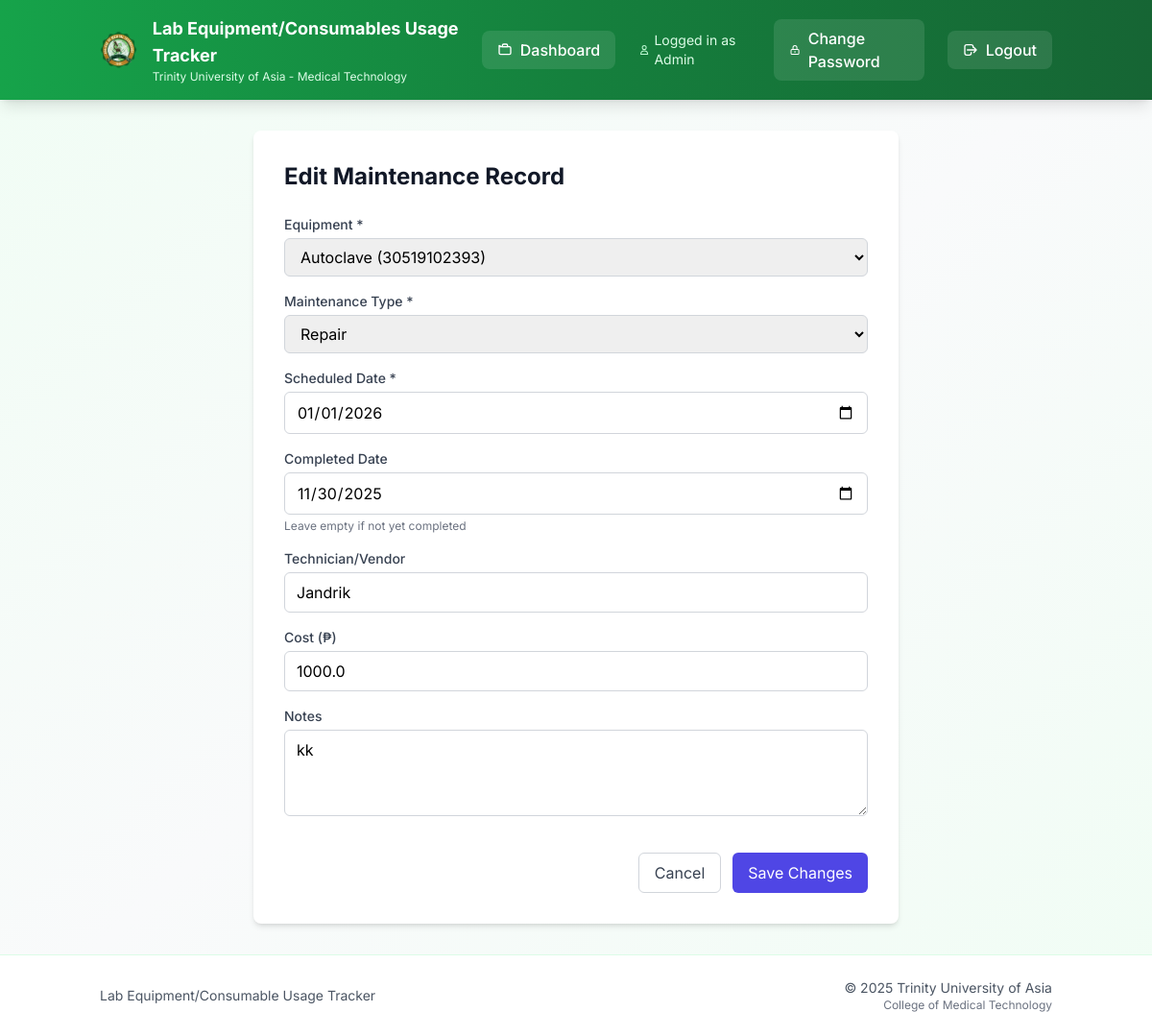
Before: /maintenance/edit/1 (signed in) with the older database file.
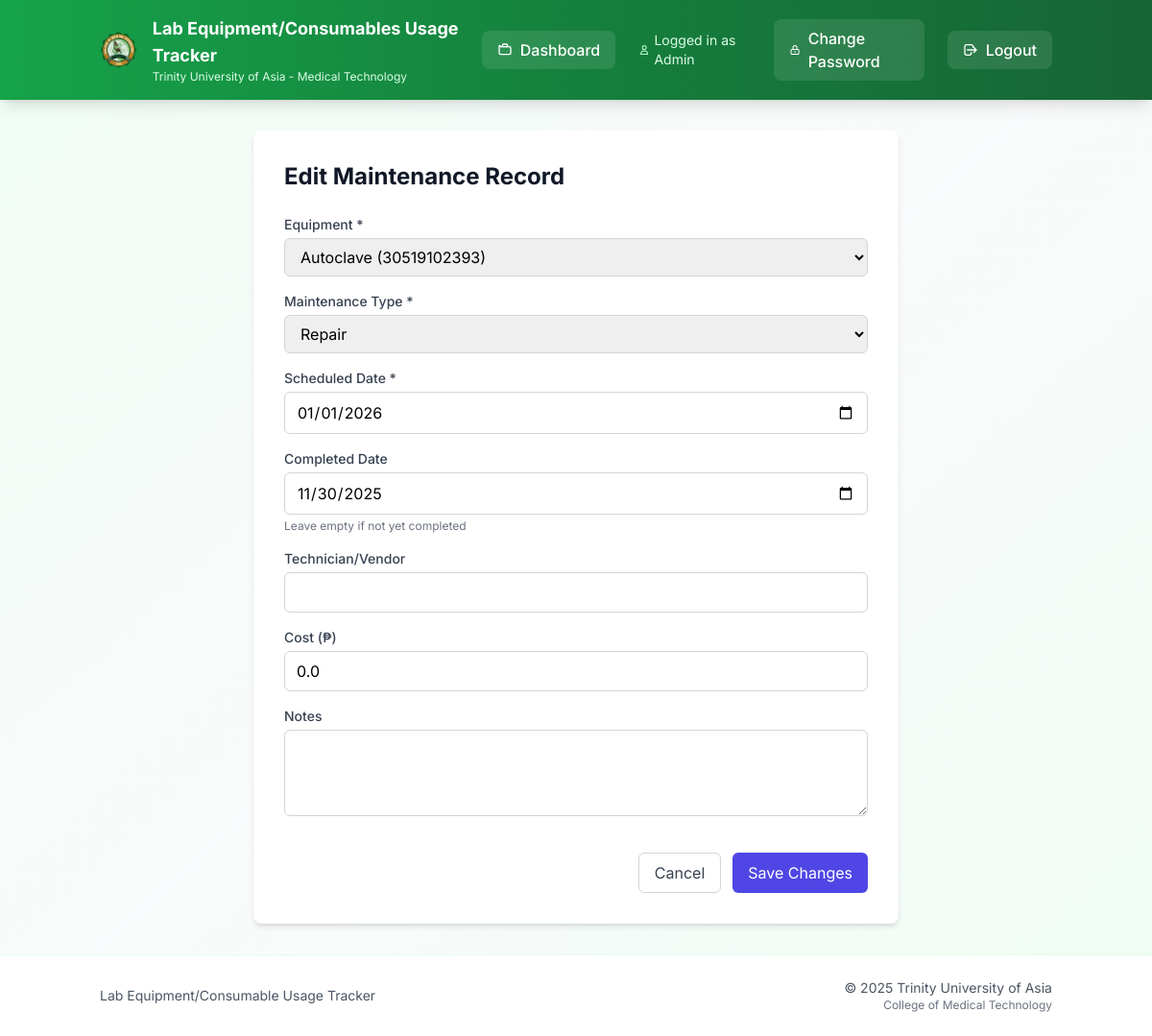
After: the same page with the newer database file.
### models.py (models this page shows)
class EquipmentMaintenance(db.Model):
    id = db.Column(db.Integer, primary_key=True)
    equipment_id = db.Column(db.Integer, db.ForeignKey('equipment.id'), nullable=False)
    maintenance_type = db.Column(db.String(50), nullable=False)  # 'calibration', 'repair', 'preventive', 'inspection'
    scheduled_date = db.Column(db.Date, nullable=False)
    completed_date = db.Column(db.Date, nullable=True)
    performed_by = db.Column(db.String(200), nullable=True)  # Technician/vendor name
    notes = db.Column(db.Text, nullable=True)
    cost = db.Column(db.Float, nullable=True, default=0.0)
    status = db.Column(db.String(20), nullable=False, default='scheduled')  # 'scheduled', 'completed', 'overdue'
    created_by = db.Column(db.Integer, db.ForeignKey('user.id'), nullable=False)
    created_at = db.Column(db.DateTime, default=db.func.current_timestamp())
    equipment = db.relationship('Equipment', backref='maintenance_records')
    creator = db.relationship('User', backref='maintenance_created')

class Equipment(db.Model):
    id = db.Column(db.Integer, primary_key=True)
    description = db.Column(db.String(200), nullable=False)
    qty = db.Column(db.Integer)
    date_purchased = db.Column(db.String(20))
    serial_number = db.Column(db.String(100))
    brand_name = db.Column(db.String(100))
    model = db.Column(db.String(100))
    remarks = db.Column(db.String(100))
    location = db.Column(db.String(200))
    barcode = db.Column(db.String(50), nullable=True)  # Barcode for quick scanning

### app.py (the view, shortened to what this page needs)
@app.route('/maintenance/edit/<int:id>', methods=['GET', 'POST'])
def edit_maintenance(id):
    if session.get('role') not in ['admin', 'tech']:
        return redirect(url_for('dashboard'))
    record = EquipmentMaintenance.query.get_or_404(id)
    equipment_list = Equipment.query.order_by(Equipment.description).all()
    return render_template('edit_maintenance.html', record=record, equipment=equipment_list)

### templates/edit_maintenance.html (shortened to what this page needs)
{% extends "base.html" %}
{% block content %}
<div class="max-w-2xl mx-auto">
  <div class="bg-white rounded-lg shadow-md p-8">
    <h1 class="text-2xl font-bold text-gray-900 mb-6">Edit Maintenance Record</h1>
    <form method="POST" action="{{ url_for('edit_maintenance', id=record.id) }}" class="space-y-4">
      <div>
        <label for="equipment_id" class="block text-sm font-medium text-gray-700 mb-1">Equipment *</label>
        <select name="equipment_id" id="equipment_id" required
                class="w-full px-3 py-2 border border-gray-300 rounded-md focus:ring-indigo-500 focus:border-indigo-500">
          {% for item in equipment %}
          <option value="{{ item.id }}" {% if item.id == record.equipment_id %}selected{% endif %}>
            {{ item.description }} ({{ item.serial_number }})
          </option>
          {% endfor %}
        </select>
      </div>
      <div>
        <label for="maintenance_type" class="block text-sm font-medium text-gray-700 mb-1">Maintenance Type *</label>
        <select name="maintenance_type" id="maintenance_type" required
                class="w-full px-3 py-2 border border-gray-300 rounded-md focus:ring-indigo-500 focus:border-indigo-500">
          <option value="repair" {% if record.maintenance_type == 'repair' %}selected{% endif %}>Repair</option>
        </select>
      </div>
      <div>
        <label for="scheduled_date" class="block text-sm font-medium text-gray-700 mb-1">Scheduled Date *</label>
        <input type="date" name="scheduled_date" id="scheduled_date" required
               value="{{ record.scheduled_date.strftime('%Y-%m-%d') }}"
               class="w-full px-3 py-2 border border-gray-300 rounded-md focus:ring-indigo-500 focus:border-indigo-500">
      </div>
      <div>
        <label for="completed_date" class="block text-sm font-medium text-gray-700 mb-1">Completed Date</label>
        <input type="date" name="completed_date" id="completed_date"
               value="{{ record.completed_date.strftime('%Y-%m-%d') if record.completed_date else '' }}"
               class="w-full px-3 py-2 border border-gray-300 rounded-md focus:ring-indigo-500 focus:border-indigo-500">
        <p class="text-xs text-gray-500 mt-1">Leave empty if not yet completed</p>
      </div>
      <div>
        <label for="performed_by" class="block text-sm font-medium text-gray-700 mb-1">Technician/Vendor</label>
        <input type="text" name="performed_by" id="performed_by" value="{{ record.performed_by or '' }}"
               class="w-full px-3 py-2 border border-gray-300 rounded-md focus:ring-indigo-500 focus:border-indigo-500">
      </div>
      <div>
        <label for="cost" class="block text-sm font-medium text-gray-700 mb-1">Cost (₱)</label>
        <input type="number" name="cost" id="cost" step="0.01" min="0" value="{{ record.cost or 0.0 }}"
               class="w-full px-3 py-2 border border-gray-300 rounded-md focus:ring-indigo-500 focus:border-indigo-500">
      </div>
      <div>
        <label for="notes" class="block text-sm font-medium text-gray-700 mb-1">Notes</label>
        <textarea name="notes" id="notes" rows="3"
                  class="w-full px-3 py-2 border border-gray-300 rounded-md focus:ring-indigo-500 focus:border-indigo-500">{{ record.notes or '' }}</textarea>
      </div>
      <div class="flex justify-end gap-3 pt-4">
        <a href="{{ url_for('maintenance') }}"
           class="px-4 py-2 border border-gray-300 rounded-md text-gray-700 hover:bg-gray-50 transition">
          Cancel
        </a>
        <button type="submit"
                class="px-4 py-2 bg-indigo-600 text-white rounded-md hover:bg-indigo-700 transition">
          Save Changes
        </button>
      </div>
    </form>
  </div>
</div>
{% endblock %}

Changed rows visible on the page:
changed EquipmentMaintenance "Repair": cost "1000.0" → "0.0"; performed_by "Jandrik" → (not shown); notes "kk" → (not shown)
